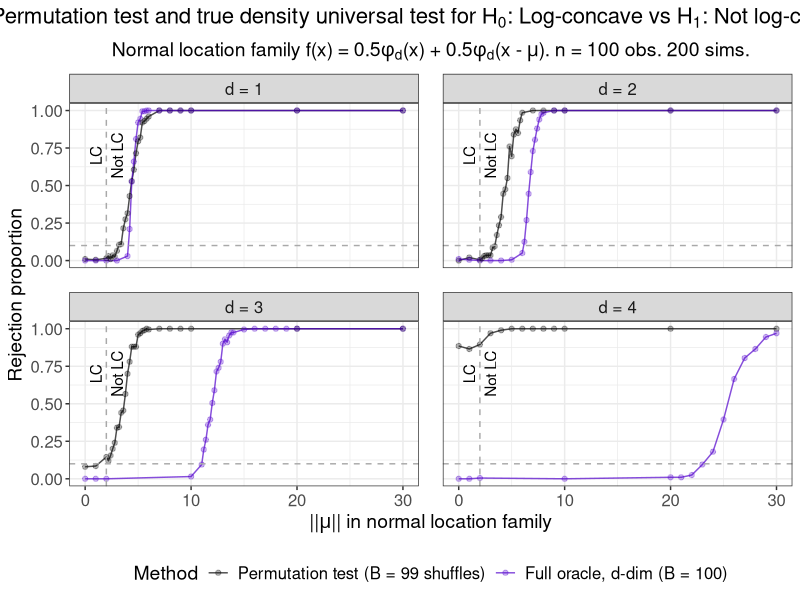

The R source for this figure:
# Create Figure 3 in main paper.
# Plot results from full oracle Gaussian mixture/universal approach and 
# Cule et al. (2010) permutation test of
# H_0: log-concave versus H_1: not log-concave.

suppressMessages(library(data.table))
suppressMessages(library(tidyverse))
suppressMessages(library(gtable))
suppressMessages(library(cowplot))

# Create theme
paper_theme <- theme_bw() +
  theme(plot.title = element_text(hjust = 0.5, size = 16),
        plot.subtitle = element_text(hjust = 0.5, size = 14),
        legend.title = element_text(size = 14),
        axis.title = element_text(size = 14),
        legend.text = element_text(size = 12),
        axis.text = element_text(size = 12),
        strip.text = element_text(size = 12),
        panel.spacing = unit(1.2, "lines"))

# Read in data
perm_test <- fread("sim_data/fig03_perm_test.csv") %>% 
  mutate(Method = "Permutation test (B = 99 shuffles)")

full_oracle <- fread("sim_data/fig03_full_oracle_ddim.csv") %>% 
  mutate(Method = "Full oracle, d-dim (B = 100)")

# Combine results
results <- rbind(perm_test, full_oracle, fill = TRUE)

# Get rejection proportion at each (d, mu_norm) combination
reject_df <- results %>% 
  group_by(n_obs, d, mu_norm, B, Method) %>% 
  dplyr::summarise(reject_prop = mean(reject),
                   sim_count = n())

# Check parameters
stopifnot(unique(perm_test$B) == 99,
          unique(full_oracle$B) == 100,
          unique(results$equal_space_mu) == 0,
          unique(results$n_obs) == 100,
          sort(unique(results$d)) == 1:4,
          unique(reject_df$sim_count) == 200)

######################
##### Plot power #####
######################

# Plot rejection proportions of permutation and log-concave mixture methods
reject_perm_true_n100 <- reject_df %>% 
  mutate(Method = factor(Method,
                         levels = c("Permutation test (B = 99 shuffles)",
                                    "Full oracle, d-dim (B = 100)"),
                         labels = c("Permutation test (B = 99 shuffles)",
                                    "Full oracle, d-dim (B = 100)")),
         d = factor(d, levels = 1:4, 
                    labels = c("d = 1", "d = 2", "d = 3", "d = 4"))) %>%
  ggplot(aes(x = mu_norm, y = reject_prop)) +
  geom_line(aes(col = Method), alpha = 0.7) +
  geom_point(aes(col = Method), alpha = 0.3) +
  geom_hline(yintercept = 0.10, lty = "dashed", col = "darkgrey") +
  geom_vline(xintercept = 2, lty = "dashed", col = "darkgrey") +
  annotate(geom = "text", x = 1, y = 0.7, label = "LC", angle = 90) +
  annotate(geom = "text", x = 3, y = 0.7, label = "Not LC", angle = 90) +
  facet_wrap(. ~ d) +
  labs(x = expression("||"*mu*"|| in normal location family"), 
       y = "Rejection proportion",
       col = "Method",
       shape = "Log-concave?",
       title = expression("Permutation test and true density universal test for H"[0]*
                            ": Log-concave vs H"[1]*": Not log-concave"),
       subtitle = expression("Normal location family f(x) = 0.5"*phi[d]*"(x)"~
                               "+ 0.5"*phi[d]*"(x -"~mu*"). n = 100 obs. 200 sims.")) +
  scale_shape_manual(values = c(16, 4)) +
  scale_color_manual(values = c("black", "#5200cc")) +
  paper_theme +
  theme(legend.position = "bottom") +
  guides(colour = guide_legend(nrow = 1))

#####################
##### Save plot #####
#####################

ggsave(plot = reject_perm_true_n100,
       filename = "sim_plots/figure_03.pdf",
       width = 10, height = 6)
